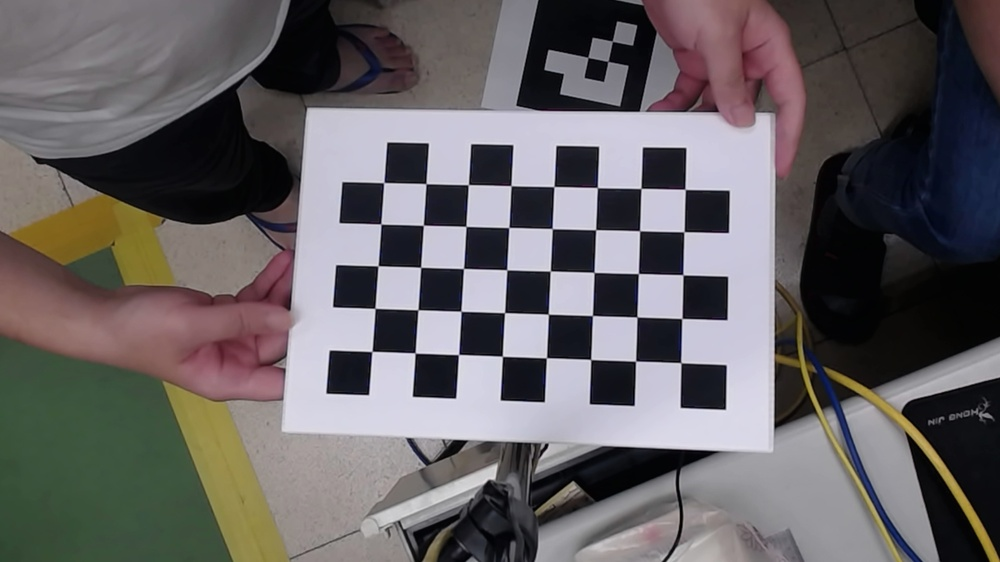
#> input picture right_captured_frames/frame_20250415_192336.jpg, 1000 x 562 px, shrunk from 1920 x 1080 before the run; its folder holds only this picture in this run
$ python '計算內參與崎變參數並進行重投影.py'
#> lines starting #> are read from the running program, lines starting #| are printed output that depends on the picture; after the words box and inside, x2 and y2 are one past the last pixel; in counts of white or black regions, pixels touching at a corner belong together; long printed decimals are rounded
import cv2
import numpy as np
import glob

# 棋盘格设置
checkerboard_size = (5, 8)  # 棋盘格角点的行和列数
square_size = 2.75  # 棋盘格中每个方块的大小（单位不重要，保持一致即可）
criteria = (cv2.TERM_CRITERIA_EPS + cv2.TERM_CRITERIA_MAX_ITER, 30, 0.001)

# 准备物体点和图像点的列表
objpoints = []  # 真实世界中的3D点
imgpoints = []  # 图像中的2D点

# 准备物体点（0,0,0），(1,0,0)，(2,0,0) ... 如此类推
objp = np.zeros((checkerboard_size[0] * checkerboard_size[1], 3), np.float32)
objp[:, :2] = np.mgrid[0:checkerboard_size[0], 0:checkerboard_size[1]].T.reshape(-1, 2) * square_size

# 读取用于校准的图像
# images = glob.glob('D:/Code/Paper_Code/Checkerboard_correction/left_captured_frames/*.jpg')
images = glob.glob('right_captured_frames/*.jpg')
if not images:
    print("未找到任何图像")
    exit()

# 读取所有校准图像并检测棋盘格角点
for fname in images:
    img = cv2.imread(fname)
#> img is the input picture: shape (562, 1000, 3); mean B, G, R 99, 97.4, 101.5
    if img is None:
        print(f"无法读取图像 {fname}")
        continue

    gray = cv2.cvtColor(img, cv2.COLOR_BGR2GRAY)
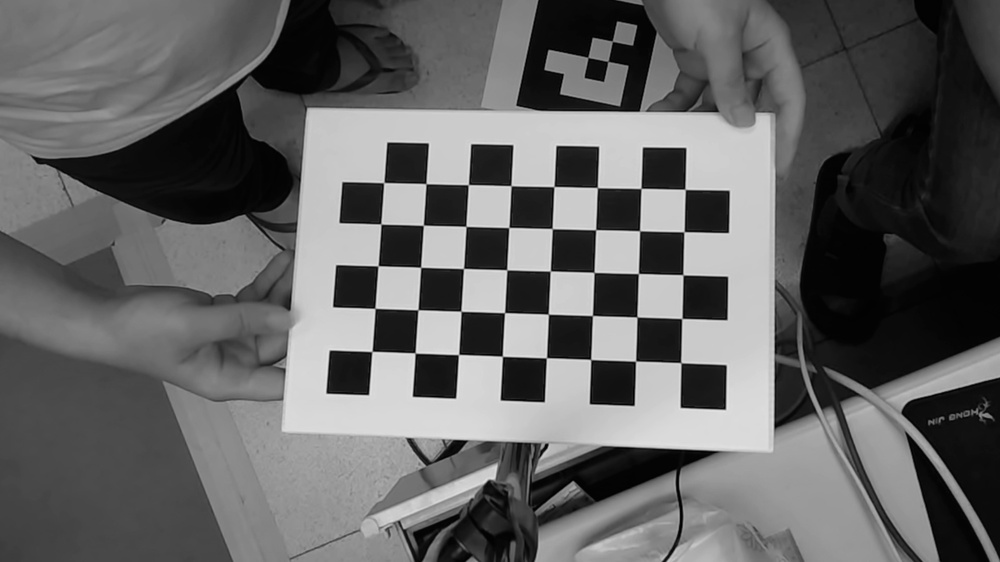
#> gray: shape (562, 1000); min 0, max 231, mean 98.8

    # 找到棋盘格角点
    ret, corners = cv2.findChessboardCorners(gray, checkerboard_size, None)
#> ret = True; corners = 40 rows, first 8: [372, 351.4], [375, 308.3], [378.1, 265.8], [380.8, 223.9], [383.7, 182.6], [415.2, 353], [418, 309.7], [420.7, 267.3]
    if ret:
        objpoints.append(objp)
        corners2 = cv2.cornerSubPix(gray, corners, (11,11), (-1,-1), criteria)
#> corners2 = 40 rows, first 8: [371.9, 351.5], [375, 308.4], [378.1, 265.8], [380.8, 224], [383.8, 182.6], [415.1, 353], [417.9, 309.8], [420.6, 267.3]
        imgpoints.append(corners2)

        # 画出角点并显示
        cv2.drawChessboardCorners(img, checkerboard_size, corners2, ret)
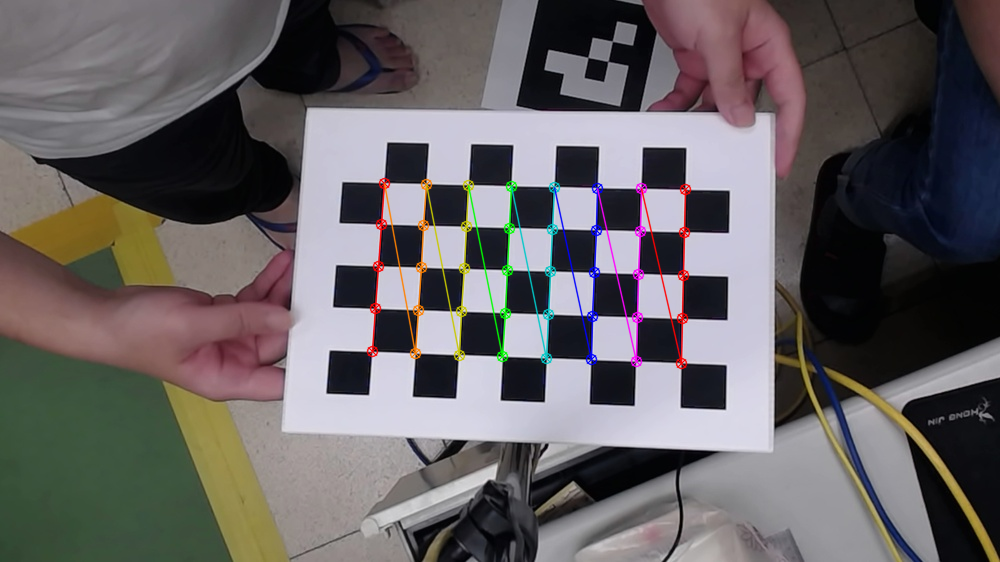
#> img: shape (562, 1000, 3); 1.96% of pixels changed, all inside (x1, y1, x2, y2) = (366, 177, 692, 370)
        cv2.imshow('img', img)
        cv2.waitKey(500)
    else:
        print(f"未能找到棋盘格角点 {fname}")

cv2.destroyAllWindows()

# 校准相机
ret, mtx, dist, rvecs, tvecs = cv2.calibrateCamera(objpoints, imgpoints, gray.shape[::-1], None, None)
#> ret = 0.0793; mtx = [[1117, 0, 517.1], [0, 1118.1, 316.6], [0, 0, 1]]; dist = [[-0.24, 17.11, -0.00195, 0.00107, -271]]; rvecs = ([-0.206, -0.0707, -1.52],); tvecs = ([-9.13, 2.19, 70.19],)

# 打印校准结果
print("相机内参矩阵：")
print(mtx)
#| [[1.11697835e+03 0.00000000e+00 5.17098592e+02]
#|  [0.00000000e+00 1.11812936e+03 3.16641703e+02]
#|  [0.00000000e+00 0.00000000e+00 1.00000000e+00]]
print("畸变系数：")
print(dist)
#| [[-2.40272056e-01  1.71053570e+01 -1.94852920e-03  1.06688755e-03
#|   -2.71022252e+02]]

# 计算重投影误差
total_error = 0
for i in range(len(objpoints)):
    # 将3D点投影到图像平面
    imgpoints2, _ = cv2.projectPoints(objpoints[i], rvecs[i], tvecs[i], mtx, dist)
    # 计算每个点的误差
    error = cv2.norm(imgpoints[i], imgpoints2, cv2.NORM_L2) / len(imgpoints2)
    total_error += error
#> this loop made 1 pass
#> (error, total_error) on pass 1: (0.0125, 0.0125)
#> after the loop, total_error = 0.0125

mean_error = total_error / len(objpoints)
#> mean_error = 0.0125
print(f"平均重投影误差： {mean_error}")
#| 平均重投影误差： 0.01253

# 校正畸变
for fname in images:
    img = cv2.imread(fname)
    h, w = img.shape[:2]
#> h = 562; w = 1000

    # 获取优化过的相机矩阵
    new_camera_mtx, roi = cv2.getOptimalNewCameraMatrix(mtx, dist, (w, h), 1, (w, h))
#> new_camera_mtx = [[1117, 0, 517.1], [0, 1019, 333.2], [0, 0, 1]]; roi = (0, 45, 999, 511)

    # 使用新的相机矩阵校正畸变
    dst = cv2.undistort(img, mtx, dist, None, new_camera_mtx)
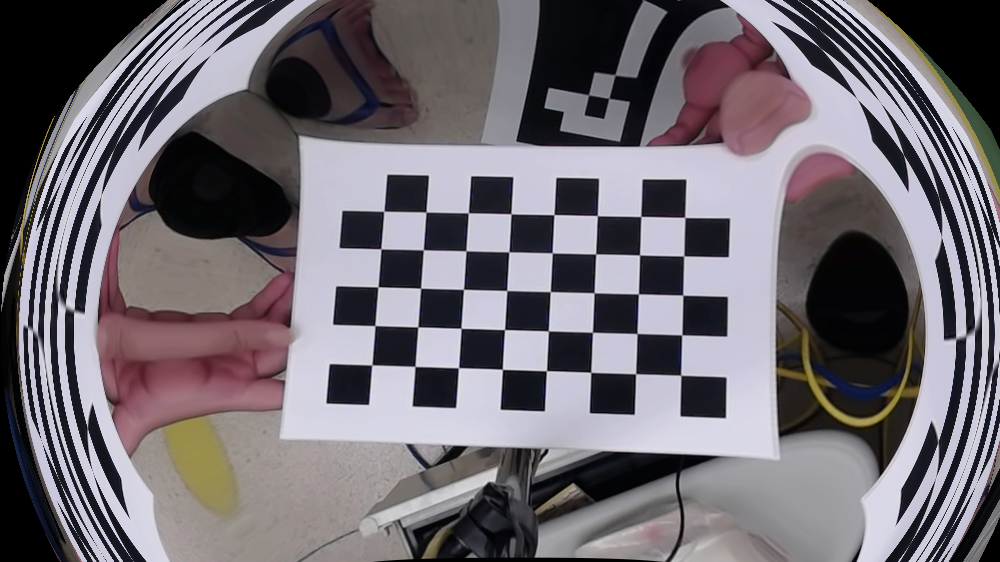
#> dst: shape (562, 1000, 3); mean B, G, R 114.1, 107.5, 112.8

    # 裁剪图像
    x, y, w, h = roi
#> x = 0; y = 45; w = 999; h = 511
    dst = dst[y:y+h, x:x+w]
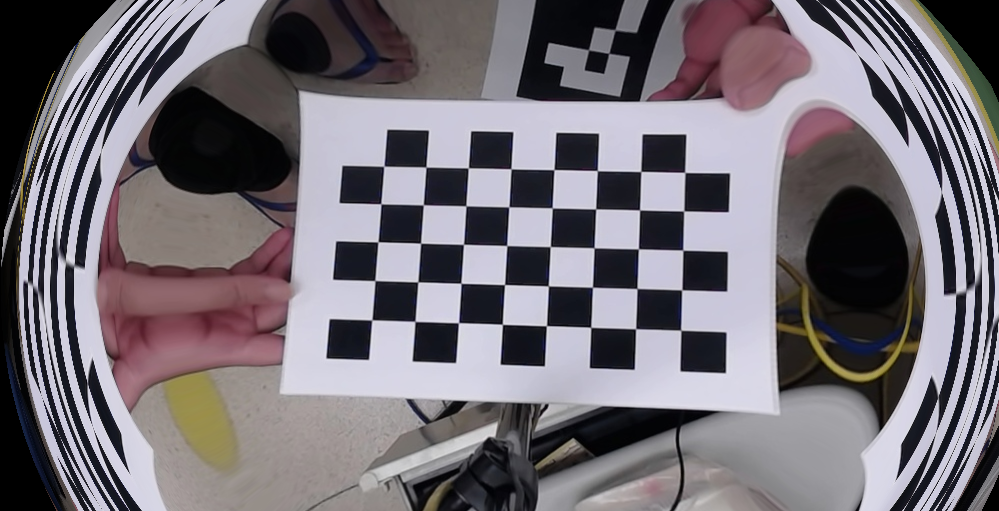
#> dst: shape (511, 999, 3); mean B, G, R 118, 111.2, 116.7

    # 显示校正结果
    cv2.imshow('calibresult', dst)
    cv2.waitKey(500)

cv2.destroyAllWindows()

$ run again, on right_captured_frames/frame_20250415_192347.jpg
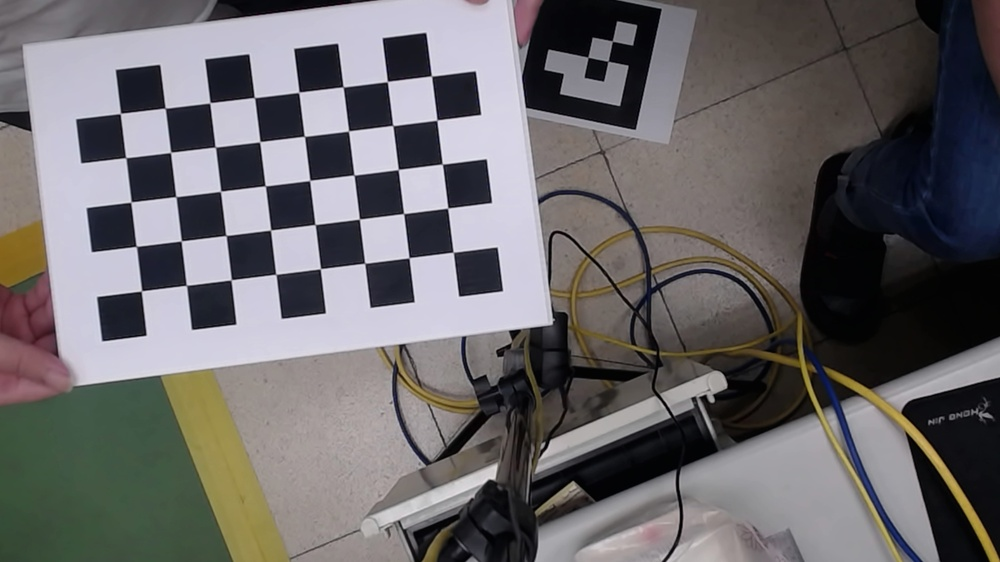
#> input picture right_captured_frames/frame_20250415_192347.jpg, 1000 x 562 px, shrunk from 1920 x 1080 before the run
#> img is the input picture: shape (562, 1000, 3); mean B, G, R 104.6, 102.9, 105.6
#> `ret, corners = cv2.findChessboardCorners(gray, checkerboard_size, None)`: ret = True; corners = 40 rows, first 8: [141.4, 290.9], [136.2, 246.3], [131, 202], [125.8, 157.6], [120.4, 113.5], [186.3, 285.2], [181.3, 240.9], [175.8, 196.6]
#> corners2 = 40 rows, first 8: [141.5, 290.9], [136.3, 246.4], [131, 202.1], [125.7, 157.7], [120.4, 113.5], [186.4, 285.3], [181.3, 240.9], [175.8, 196.6]
#> `cv2.drawChessboardCorners(img, checkerboard_size, corners2, ret)`:
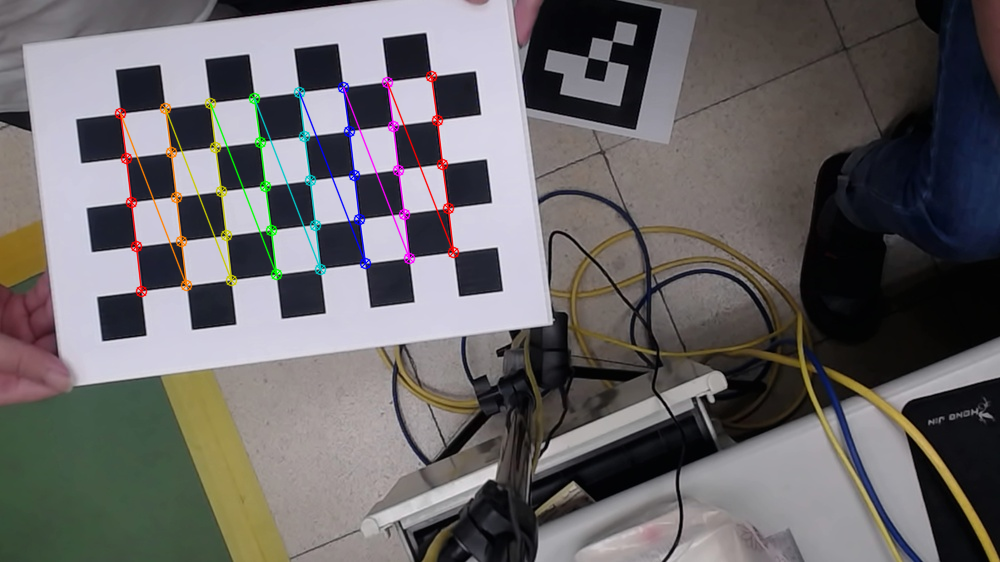
#> img: shape (562, 1000, 3); 1.99% of pixels changed, all inside (x1, y1, x2, y2) = (114, 70, 460, 298)
#> `ret, mtx, dist, rvecs, tvecs = cv2.calibrateCamera(objpoints, imgpoint..`: ret = 0.0552; mtx = [[1795.1, 0, 589.8], [0, 1789.7, 206.9], [0, 0, 1]]; dist = [[0.177, 1.4, -0.00843, 0.0136, -14.9]]; rvecs = ([-0.0421, -0.0385, -1.7],); tvecs = ([-27.52, 5.21, 110.4],)
#| [[1.79511177e+03 0.00000000e+00 5.89778310e+02]
#|  [0.00000000e+00 1.78974316e+03 2.06880441e+02]
#|  [0.00000000e+00 0.00000000e+00 1.00000000e+00]]
#| [[ 1.76636562e-01  1.39937710e+00 -8.43374380e-03  1.35840163e-02
#|   -1.48960883e+01]]
#> the loop `for i in range(len(objpoints)):` made 1 pass
#> (error, total_error) on pass 1: (0.00873, 0.00873)
#> after the loop `for i in range(len(objpoints)):`: total_error = 0.00873
#| 平均重投影误差： 0.008733
#> new_camera_mtx = [[1797.3, 0, 597.1], [0, 1780.2, 204.8], [0, 0, 1]]; roi = (9, 4, 988, 548)
#> `x, y, w, h = roi`: x = 9; y = 4; w = 988; h = 548
#> `dst = dst[y:y+h, x:x+w]`:
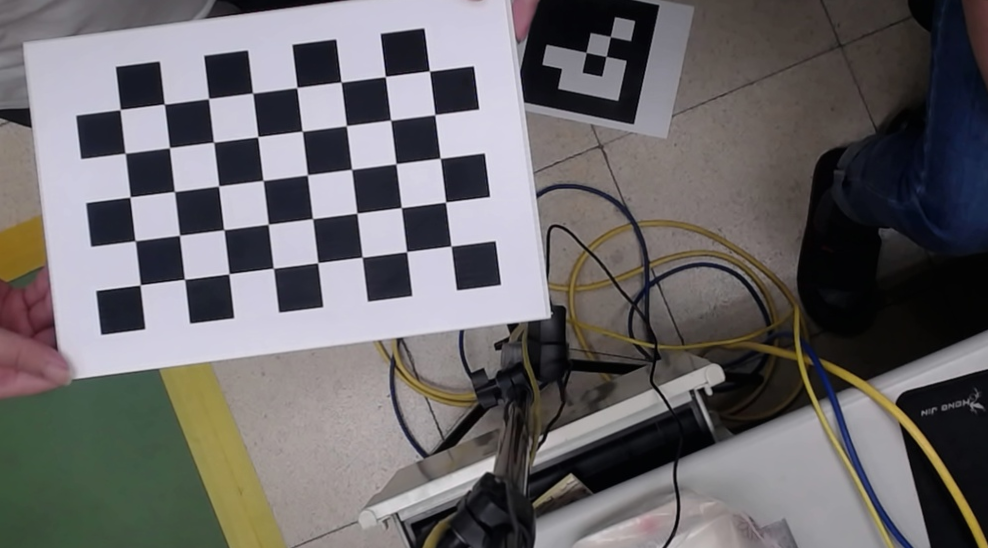
#> dst: shape (548, 988, 3); mean B, G, R 105.3, 103.6, 106.3
